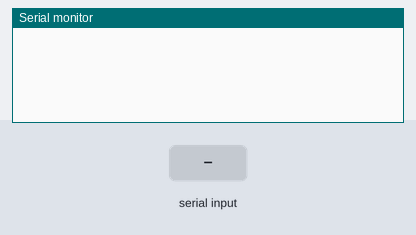
This sketch was run on a simulated Arduino Uno, built with avr-gcc and run on an emulated ATmega328P. Parts: the last lines printed to the serial monitor. The inputs (shaded band) are chosen by the test bench.

Above: at 1.2 s.
1.3 s: "90,45\n" received over Serial
At 2.1 s:
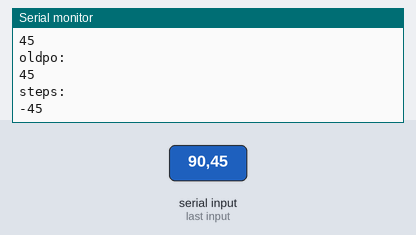
2.8 s: "30,150\n" received over Serial
At 5.2 s:
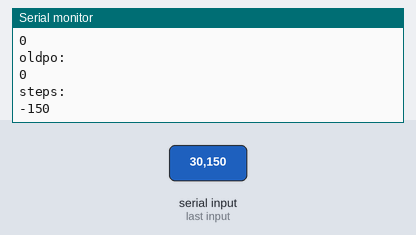
Timing chart, 0 to 6.7 s (numbered marks = the images above; inputs shaded):
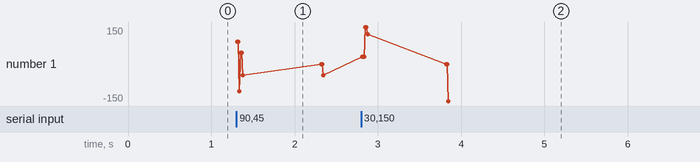

Measured:
- after the input at 1.3 s, the serial monitor: prints a new line at once (image 1)
- after the input at 2.8 s, the serial monitor: prints a new line at once (image 2)
- plotted number 1: -45 → -150 after the input at 2.8 s

The sketch:

testvaluelama.ino
```cpp
int newpo = 200 ;
int static oldpo = 200;
int steps;

void setup() {
  Serial.begin(9600);
}

void loop() {
 if (Serial.available()){
 newpo = Serial.parseInt();
 steps = newpo - oldpo;
 oldpo = newpo;

 Serial.println ("newpo:");
 Serial.println (newpo);
 Serial.println ("oldpo:");
 Serial.println (oldpo);
  Serial.println ("steps:");
 Serial.println (steps);
}
}
```
